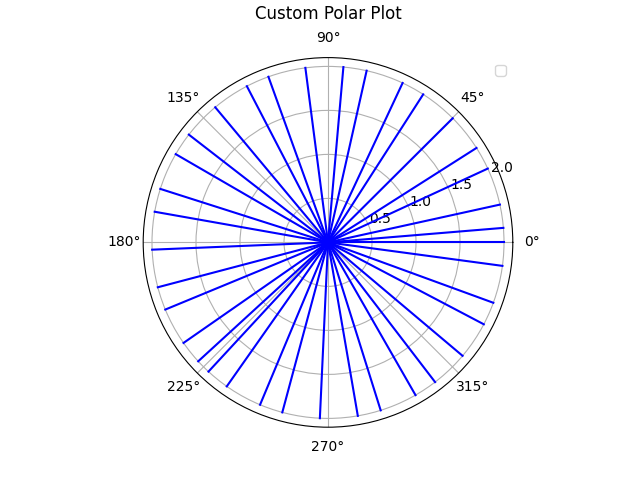

Here is the Python script that generated this plot:
import matplotlib.pyplot as plt
import numpy as np

phi = (1+np.sqrt(5))/2
ratio = phi
norbits = 36

angle = 2*np.pi/ratio

plt.figure()  # Create a new figure
ax = plt.subplot(111, polar=True)  # Add a polar subplot

for i in range(36):
    r = np.linspace(0,2,10)
    theta1 = np.ones(10)*i*angle
    #theta2 = np.ones(10)*i*(angle)+np.pi
    ax.plot(theta1, r, color='blue')
    #ax.plot(theta2, r, color='blue')


# Customize the plot
ax.set_title("Custom Polar Plot", va='bottom')  # Set title
ax.set_rticks([0.5, 1.0, 1.5, 2.0])  # Radial ticks
ax.grid(True)  # Enable grid lines

# Add a legend
ax.legend(loc='upper right')
plt.savefig("Mission operations/Polar_ground_track")
